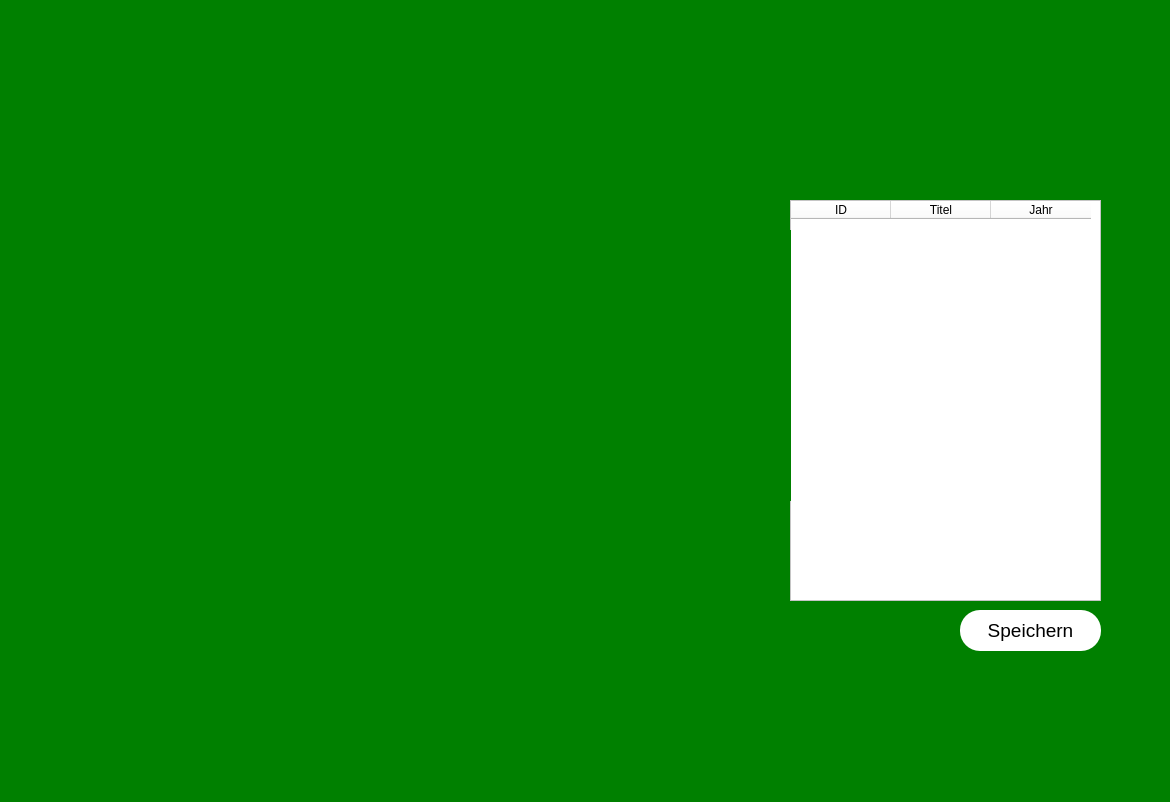
<?xml version="1.0" encoding="UTF-8"?>
<ui version="4.0">
 <class>ErfolgeWindow</class>
 <widget class="QMainWindow" name="ErfolgeWindow">
  <property name="geometry">
   <rect>
    <x>0</x>
    <y>0</y>
    <width>1170</width>
    <height>802</height>
   </rect>
  </property>
  <property name="windowTitle">
   <string>SV Werder Bremen</string>
  </property>
  <property name="windowIcon">
   <iconset>
    <normalon>logo.bmp</normalon>
   </iconset>
  </property>
  <property name="styleSheet">
   <string notr="true">background-color:green;</string>
  </property>
  <widget class="QWidget" name="centralwidget">
   <widget class="QTableWidget" name="erfolgeTbl">
    <property name="geometry">
     <rect>
      <x>790</x>
      <y>200</y>
      <width>311</width>
      <height>401</height>
     </rect>
    </property>
    <property name="styleSheet">
     <string notr="true">background-color:white;
font: 14pt &quot;Segoe UI&quot;;
align-item: center;</string>
    </property>
    <column>
     <property name="text">
      <string>ID</string>
     </property>
    </column>
    <column>
     <property name="text">
      <string>Titel</string>
     </property>
    </column>
    <column>
     <property name="text">
      <string>Jahr</string>
     </property>
    </column>
   </widget>
   <widget class="QLabel" name="dfb">
    <property name="geometry">
     <rect>
      <x>30</x>
      <y>60</y>
      <width>171</width>
      <height>331</height>
     </rect>
    </property>
    <property name="text">
     <string/>
    </property>
    <property name="pixmap">
     <pixmap>dfb.jpg</pixmap>
    </property>
   </widget>
   <widget class="QLabel" name="ligapokal">
    <property name="geometry">
     <rect>
      <x>450</x>
      <y>230</y>
      <width>341</width>
      <height>271</height>
     </rect>
    </property>
    <property name="text">
     <string/>
    </property>
    <property name="pixmap">
     <pixmap>ligapokal.jpg</pixmap>
    </property>
   </widget>
   <widget class="QLabel" name="pokal">
    <property name="geometry">
     <rect>
      <x>20</x>
      <y>410</y>
      <width>191</width>
      <height>321</height>
     </rect>
    </property>
    <property name="text">
     <string/>
    </property>
    <property name="pixmap">
     <pixmap>europapokal.jpg</pixmap>
    </property>
   </widget>
   <widget class="QLabel" name="meister">
    <property name="geometry">
     <rect>
      <x>450</x>
      <y>50</y>
      <width>311</width>
      <height>191</height>
     </rect>
    </property>
    <property name="text">
     <string/>
    </property>
    <property name="pixmap">
     <pixmap>meister.jpg</pixmap>
    </property>
   </widget>
   <widget class="QPushButton" name="saveBtn">
    <property name="geometry">
     <rect>
      <x>960</x>
      <y>610</y>
      <width>141</width>
      <height>41</height>
     </rect>
    </property>
    <property name="font">
     <font>
      <family>Segoe UI</family>
      <pointsize>14</pointsize>
      <italic>false</italic>
      <bold>false</bold>
     </font>
    </property>
    <property name="styleSheet">
     <string notr="true">background-color:white;
font: 14pt &quot;Segoe UI&quot;;
border-radius: 20px;</string>
    </property>
    <property name="text">
     <string>Speichern</string>
    </property>
   </widget>
   <widget class="QLabel" name="uefa">
    <property name="geometry">
     <rect>
      <x>220</x>
      <y>20</y>
      <width>211</width>
      <height>431</height>
     </rect>
    </property>
    <property name="text">
     <string/>
    </property>
    <property name="pixmap">
     <pixmap>euroleague.jpg</pixmap>
    </property>
   </widget>
   <widget class="QLabel" name="champions">
    <property name="geometry">
     <rect>
      <x>230</x>
      <y>490</y>
      <width>231</width>
      <height>231</height>
     </rect>
    </property>
    <property name="text">
     <string/>
    </property>
    <property name="pixmap">
     <pixmap>ChampionsLeague.jpg</pixmap>
    </property>
   </widget>
  </widget>
  <widget class="QStatusBar" name="statusbar"/>
 </widget>
 <resources/>
 <connections/>
</ui>
